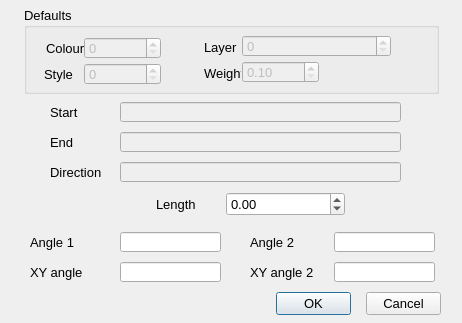
<?xml version="1.0" encoding="UTF-8"?>
<ui version="4.0">
 <class>LineVerify_Dialog</class>
 <widget class="QDialog" name="LineVerify_Dialog">
  <property name="geometry">
   <rect>
    <x>0</x>
    <y>0</y>
    <width>462</width>
    <height>323</height>
   </rect>
  </property>
  <property name="minimumSize">
   <size>
    <width>462</width>
    <height>323</height>
   </size>
  </property>
  <property name="maximumSize">
   <size>
    <width>462</width>
    <height>323</height>
   </size>
  </property>
  <property name="font">
   <font>
    <pointsize>10</pointsize>
   </font>
  </property>
  <property name="windowTitle">
   <string>Line verify</string>
  </property>
  <widget class="QLineEdit" name="_106">
   <property name="enabled">
    <bool>false</bool>
   </property>
   <property name="geometry">
    <rect>
     <x>120</x>
     <y>162</y>
     <width>281</width>
     <height>20</height>
    </rect>
   </property>
   <property name="text">
    <string/>
   </property>
   <property name="readOnly">
    <bool>true</bool>
   </property>
  </widget>
  <widget class="QLabel" name="label_48">
   <property name="geometry">
    <rect>
     <x>50</x>
     <y>162</y>
     <width>71</width>
     <height>20</height>
    </rect>
   </property>
   <property name="font">
    <font>
     <pointsize>10</pointsize>
    </font>
   </property>
   <property name="text">
    <string>Direction</string>
   </property>
   <property name="alignment">
    <set>Qt::AlignLeading|Qt::AlignLeft|Qt::AlignVCenter</set>
   </property>
  </widget>
  <widget class="QLineEdit" name="_105">
   <property name="enabled">
    <bool>false</bool>
   </property>
   <property name="geometry">
    <rect>
     <x>120</x>
     <y>132</y>
     <width>281</width>
     <height>20</height>
    </rect>
   </property>
   <property name="text">
    <string/>
   </property>
   <property name="readOnly">
    <bool>true</bool>
   </property>
  </widget>
  <widget class="QLabel" name="label_46">
   <property name="geometry">
    <rect>
     <x>50</x>
     <y>102</y>
     <width>71</width>
     <height>20</height>
    </rect>
   </property>
   <property name="font">
    <font>
     <pointsize>10</pointsize>
    </font>
   </property>
   <property name="text">
    <string>Start</string>
   </property>
   <property name="alignment">
    <set>Qt::AlignLeading|Qt::AlignLeft|Qt::AlignVCenter</set>
   </property>
  </widget>
  <widget class="QLineEdit" name="_104">
   <property name="enabled">
    <bool>false</bool>
   </property>
   <property name="geometry">
    <rect>
     <x>120</x>
     <y>102</y>
     <width>281</width>
     <height>20</height>
    </rect>
   </property>
   <property name="text">
    <string/>
   </property>
   <property name="readOnly">
    <bool>true</bool>
   </property>
  </widget>
  <widget class="QLabel" name="label_47">
   <property name="geometry">
    <rect>
     <x>50</x>
     <y>132</y>
     <width>71</width>
     <height>20</height>
    </rect>
   </property>
   <property name="font">
    <font>
     <pointsize>10</pointsize>
    </font>
   </property>
   <property name="text">
    <string>End</string>
   </property>
   <property name="alignment">
    <set>Qt::AlignLeading|Qt::AlignLeft|Qt::AlignVCenter</set>
   </property>
  </widget>
  <widget class="QLabel" name="label_52">
   <property name="geometry">
    <rect>
     <x>30</x>
     <y>262</y>
     <width>91</width>
     <height>20</height>
    </rect>
   </property>
   <property name="font">
    <font>
     <pointsize>10</pointsize>
    </font>
   </property>
   <property name="text">
    <string>XY angle</string>
   </property>
   <property name="alignment">
    <set>Qt::AlignLeading|Qt::AlignLeft|Qt::AlignVCenter</set>
   </property>
  </widget>
  <widget class="QLineEdit" name="_108">
   <property name="geometry">
    <rect>
     <x>120</x>
     <y>232</y>
     <width>101</width>
     <height>20</height>
    </rect>
   </property>
   <property name="readOnly">
    <bool>true</bool>
   </property>
  </widget>
  <widget class="QLineEdit" name="_110">
   <property name="geometry">
    <rect>
     <x>120</x>
     <y>262</y>
     <width>101</width>
     <height>20</height>
    </rect>
   </property>
   <property name="readOnly">
    <bool>true</bool>
   </property>
  </widget>
  <widget class="QLabel" name="label_51">
   <property name="geometry">
    <rect>
     <x>30</x>
     <y>232</y>
     <width>91</width>
     <height>20</height>
    </rect>
   </property>
   <property name="font">
    <font>
     <pointsize>10</pointsize>
    </font>
   </property>
   <property name="text">
    <string>Angle 1</string>
   </property>
   <property name="alignment">
    <set>Qt::AlignLeading|Qt::AlignLeft|Qt::AlignVCenter</set>
   </property>
  </widget>
  <widget class="QPushButton" name="_1">
   <property name="geometry">
    <rect>
     <x>276</x>
     <y>292</y>
     <width>75</width>
     <height>23</height>
    </rect>
   </property>
   <property name="text">
    <string>OK</string>
   </property>
   <property name="default">
    <bool>true</bool>
   </property>
  </widget>
  <widget class="QPushButton" name="_2">
   <property name="geometry">
    <rect>
     <x>366</x>
     <y>292</y>
     <width>75</width>
     <height>23</height>
    </rect>
   </property>
   <property name="text">
    <string>Cancel</string>
   </property>
   <property name="autoDefault">
    <bool>false</bool>
   </property>
  </widget>
  <widget class="QLabel" name="label_53">
   <property name="geometry">
    <rect>
     <x>250</x>
     <y>232</y>
     <width>91</width>
     <height>20</height>
    </rect>
   </property>
   <property name="font">
    <font>
     <pointsize>10</pointsize>
    </font>
   </property>
   <property name="text">
    <string>Angle 2</string>
   </property>
   <property name="alignment">
    <set>Qt::AlignLeading|Qt::AlignLeft|Qt::AlignVCenter</set>
   </property>
  </widget>
  <widget class="QLabel" name="label_54">
   <property name="geometry">
    <rect>
     <x>250</x>
     <y>262</y>
     <width>91</width>
     <height>20</height>
    </rect>
   </property>
   <property name="font">
    <font>
     <pointsize>10</pointsize>
    </font>
   </property>
   <property name="text">
    <string>XY angle 2</string>
   </property>
   <property name="alignment">
    <set>Qt::AlignLeading|Qt::AlignLeft|Qt::AlignVCenter</set>
   </property>
  </widget>
  <widget class="QLineEdit" name="_109">
   <property name="geometry">
    <rect>
     <x>334</x>
     <y>232</y>
     <width>101</width>
     <height>20</height>
    </rect>
   </property>
   <property name="readOnly">
    <bool>true</bool>
   </property>
  </widget>
  <widget class="QLineEdit" name="_111">
   <property name="geometry">
    <rect>
     <x>334</x>
     <y>262</y>
     <width>101</width>
     <height>20</height>
    </rect>
   </property>
   <property name="readOnly">
    <bool>true</bool>
   </property>
  </widget>
  <widget class="QLabel" name="label_55">
   <property name="geometry">
    <rect>
     <x>156</x>
     <y>194</y>
     <width>71</width>
     <height>20</height>
    </rect>
   </property>
   <property name="font">
    <font>
     <pointsize>10</pointsize>
    </font>
   </property>
   <property name="text">
    <string>Length</string>
   </property>
   <property name="alignment">
    <set>Qt::AlignLeading|Qt::AlignLeft|Qt::AlignVCenter</set>
   </property>
  </widget>
  <widget class="RCDoubleSpinBox" name="_107">
   <property name="geometry">
    <rect>
     <x>226</x>
     <y>192</y>
     <width>119</width>
     <height>24</height>
    </rect>
   </property>
   <property name="minimum">
    <double>-100000000.000000000000000</double>
   </property>
   <property name="maximum">
    <double>100000000.000000000000000</double>
   </property>
  </widget>
  <widget class="QGroupBox" name="groupBox">
   <property name="geometry">
    <rect>
     <x>24</x>
     <y>7</y>
     <width>415</width>
     <height>87</height>
    </rect>
   </property>
   <property name="title">
    <string>Defaults</string>
   </property>
   <widget class="QPushButton" name="_1002">
    <property name="enabled">
     <bool>false</bool>
    </property>
    <property name="geometry">
     <rect>
      <x>138</x>
      <y>55</y>
      <width>24</width>
      <height>24</height>
     </rect>
    </property>
    <property name="toolTip">
     <string>Select Style</string>
    </property>
    <property name="statusTip">
     <string/>
    </property>
    <property name="text">
     <string/>
    </property>
    <property name="icon">
     <iconset resource="../RealCAD.qrc">
      <normaloff>:/images/PROPERTIES-styles.svg</normaloff>:/images/PROPERTIES-styles.svg</iconset>
    </property>
    <property name="iconSize">
     <size>
      <width>20</width>
      <height>20</height>
     </size>
    </property>
    <property name="autoDefault">
     <bool>false</bool>
    </property>
    <property name="flat">
     <bool>true</bool>
    </property>
   </widget>
   <widget class="QLabel" name="label_103">
    <property name="geometry">
     <rect>
      <x>180</x>
      <y>56</y>
      <width>37</width>
      <height>20</height>
     </rect>
    </property>
    <property name="font">
     <font>
      <pointsize>10</pointsize>
     </font>
    </property>
    <property name="text">
     <string>Weight</string>
    </property>
   </widget>
   <widget class="QPushButton" name="_1001">
    <property name="enabled">
     <bool>false</bool>
    </property>
    <property name="geometry">
     <rect>
      <x>368</x>
      <y>28</y>
      <width>24</width>
      <height>24</height>
     </rect>
    </property>
    <property name="toolTip">
     <string>Select Layer</string>
    </property>
    <property name="statusTip">
     <string/>
    </property>
    <property name="text">
     <string/>
    </property>
    <property name="icon">
     <iconset resource="../RealCAD.qrc">
      <normaloff>:/images/PROPERTIES-layers.svg</normaloff>:/images/PROPERTIES-layers.svg</iconset>
    </property>
    <property name="iconSize">
     <size>
      <width>20</width>
      <height>20</height>
     </size>
    </property>
    <property name="flat">
     <bool>true</bool>
    </property>
   </widget>
   <widget class="QSpinBox" name="_102">
    <property name="enabled">
     <bool>false</bool>
    </property>
    <property name="geometry">
     <rect>
      <x>60</x>
      <y>56</y>
      <width>77</width>
      <height>22</height>
     </rect>
    </property>
    <property name="font">
     <font>
      <family>Lucida Grande</family>
      <pointsize>10</pointsize>
     </font>
    </property>
    <property name="maximum">
     <number>255</number>
    </property>
   </widget>
   <widget class="QLabel" name="label_100">
    <property name="geometry">
     <rect>
      <x>22</x>
      <y>31</y>
      <width>41</width>
      <height>20</height>
     </rect>
    </property>
    <property name="font">
     <font>
      <pointsize>10</pointsize>
     </font>
    </property>
    <property name="text">
     <string>Colour</string>
    </property>
   </widget>
   <widget class="QLabel" name="label_102">
    <property name="geometry">
     <rect>
      <x>20</x>
      <y>57</y>
      <width>39</width>
      <height>20</height>
     </rect>
    </property>
    <property name="font">
     <font>
      <pointsize>10</pointsize>
     </font>
    </property>
    <property name="text">
     <string>Style</string>
    </property>
   </widget>
   <widget class="QPushButton" name="_1000">
    <property name="enabled">
     <bool>false</bool>
    </property>
    <property name="geometry">
     <rect>
      <x>138</x>
      <y>29</y>
      <width>24</width>
      <height>24</height>
     </rect>
    </property>
    <property name="toolTip">
     <string>Select Colour</string>
    </property>
    <property name="text">
     <string/>
    </property>
    <property name="icon">
     <iconset resource="../RealCAD.qrc">
      <normaloff>:/images/PROPERTIES-colours.svg</normaloff>:/images/PROPERTIES-colours.svg</iconset>
    </property>
    <property name="iconSize">
     <size>
      <width>20</width>
      <height>20</height>
     </size>
    </property>
    <property name="autoDefault">
     <bool>false</bool>
    </property>
    <property name="flat">
     <bool>true</bool>
    </property>
   </widget>
   <widget class="QSpinBox" name="_100">
    <property name="enabled">
     <bool>false</bool>
    </property>
    <property name="geometry">
     <rect>
      <x>60</x>
      <y>30</y>
      <width>77</width>
      <height>22</height>
     </rect>
    </property>
    <property name="font">
     <font>
      <family>Lucida Grande</family>
      <pointsize>10</pointsize>
     </font>
    </property>
    <property name="specialValueText">
     <string/>
    </property>
    <property name="maximum">
     <number>255</number>
    </property>
   </widget>
   <widget class="WeightSpinBox" name="_103">
    <property name="enabled">
     <bool>false</bool>
    </property>
    <property name="geometry">
     <rect>
      <x>218</x>
      <y>54</y>
      <width>77</width>
      <height>22</height>
     </rect>
    </property>
    <property name="font">
     <font>
      <family>Lucida Grande</family>
      <pointsize>10</pointsize>
     </font>
    </property>
    <property name="specialValueText">
     <string/>
    </property>
    <property name="minimum">
     <double>0.100000000000000</double>
    </property>
    <property name="maximum">
     <double>3.000000000000000</double>
    </property>
    <property name="singleStep">
     <double>0.100000000000000</double>
    </property>
   </widget>
   <widget class="LayerSpinBox" name="_101">
    <property name="enabled">
     <bool>false</bool>
    </property>
    <property name="geometry">
     <rect>
      <x>218</x>
      <y>28</y>
      <width>149</width>
      <height>22</height>
     </rect>
    </property>
    <property name="font">
     <font>
      <family>Lucida Grande</family>
      <pointsize>10</pointsize>
     </font>
    </property>
    <property name="suffix">
     <string/>
    </property>
    <property name="maximum">
     <number>2049</number>
    </property>
   </widget>
   <widget class="QPushButton" name="_1003">
    <property name="enabled">
     <bool>false</bool>
    </property>
    <property name="geometry">
     <rect>
      <x>296</x>
      <y>54</y>
      <width>24</width>
      <height>24</height>
     </rect>
    </property>
    <property name="toolTip">
     <string>Select Weight</string>
    </property>
    <property name="statusTip">
     <string/>
    </property>
    <property name="text">
     <string/>
    </property>
    <property name="icon">
     <iconset resource="../RealCAD.qrc">
      <normaloff>:/images/PROPERTIES-weights.svg</normaloff>:/images/PROPERTIES-weights.svg</iconset>
    </property>
    <property name="iconSize">
     <size>
      <width>20</width>
      <height>20</height>
     </size>
    </property>
    <property name="flat">
     <bool>true</bool>
    </property>
   </widget>
   <widget class="QLabel" name="label_101">
    <property name="geometry">
     <rect>
      <x>180</x>
      <y>30</y>
      <width>33</width>
      <height>20</height>
     </rect>
    </property>
    <property name="font">
     <font>
      <pointsize>10</pointsize>
     </font>
    </property>
    <property name="text">
     <string>Layer</string>
    </property>
   </widget>
  </widget>
 </widget>
 <customwidgets>
  <customwidget>
   <class>RCDoubleSpinBox</class>
   <extends>QDoubleSpinBox</extends>
   <header>../RealCADQt/source/rcdoublespinbox.h</header>
  </customwidget>
  <customwidget>
   <class>WeightSpinBox</class>
   <extends>QDoubleSpinBox</extends>
   <header>../RealCADQt/source/weightspinbox.h</header>
  </customwidget>
  <customwidget>
   <class>LayerSpinBox</class>
   <extends>QSpinBox</extends>
   <header>../RealCADQt/source/layerspinbox.h</header>
  </customwidget>
 </customwidgets>
 <resources>
  <include location="../RealCAD.qrc"/>
 </resources>
 <connections/>
</ui>
